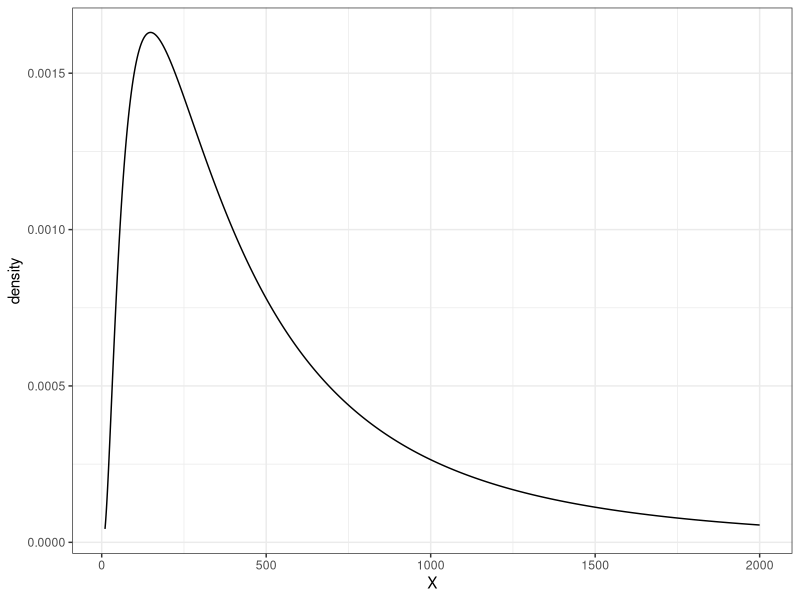
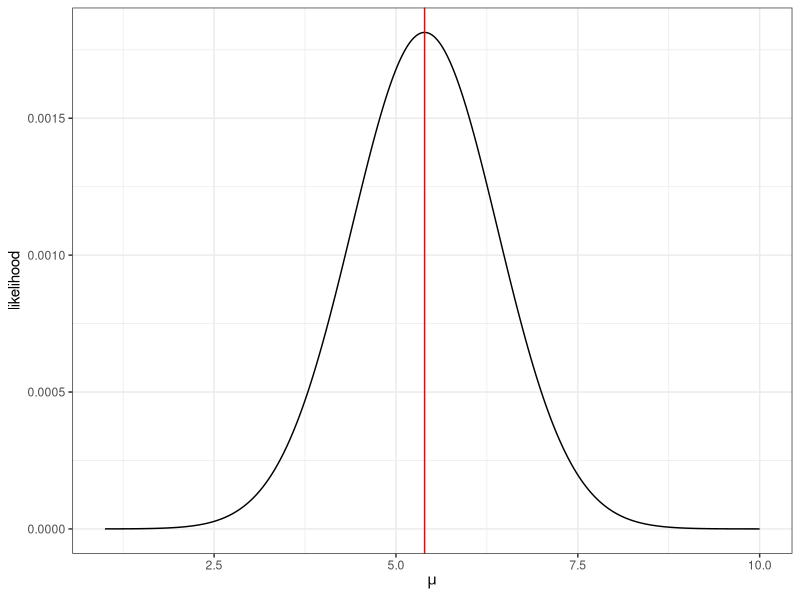
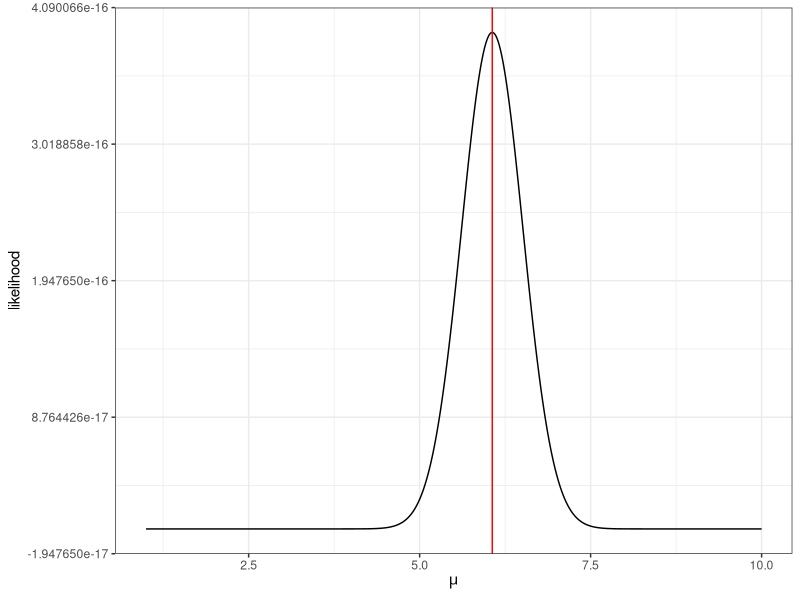

Recreate these plots in R, in order.
# graph of PDF, graph of assumptions

library(ggplot2)
mu <- 6
X <- seq(from=10, to=2000, length=10000)
pd <- dlnorm(X,meanlog=mu,sdlog=1)

ggplot(data.frame(X=X,density=pd),aes(x=X,y=density))+
  geom_line()+theme_bw()

# graph of the likelihood function
x <- c(303.25,443,220,560,880)

x <- 220
mu <- seq(from=1,to=10,length=100000)
likelihood <- dlnorm(x=x,meanlog=mu,sdlog=1)

ggplot(data.frame(mu=mu,likelihood=likelihood),
       aes(x=mu,y=likelihood))+
  geom_line()+theme_bw()+xlab(expression(mu))+
  geom_vline(xintercept=mean(log(x)),color="red")

MLE <- mean(log(x))


x <- c(303.25,443,220,560,880)
mu <- seq(from=1,to=10,length=100000)

likelihood <- rep(NA, 100000)
for(i in 1:100000){
  likelihood[i] <- prod(dlnorm(x=x,meanlog=mu[i],sdlog=1))
}

ggplot(data.frame(mu=mu,likelihood=likelihood),
       aes(x=mu,y=likelihood))+
  geom_line()+theme_bw()+xlab(expression(mu))+
  geom_vline(xintercept=mean(log(x)),color="red")
